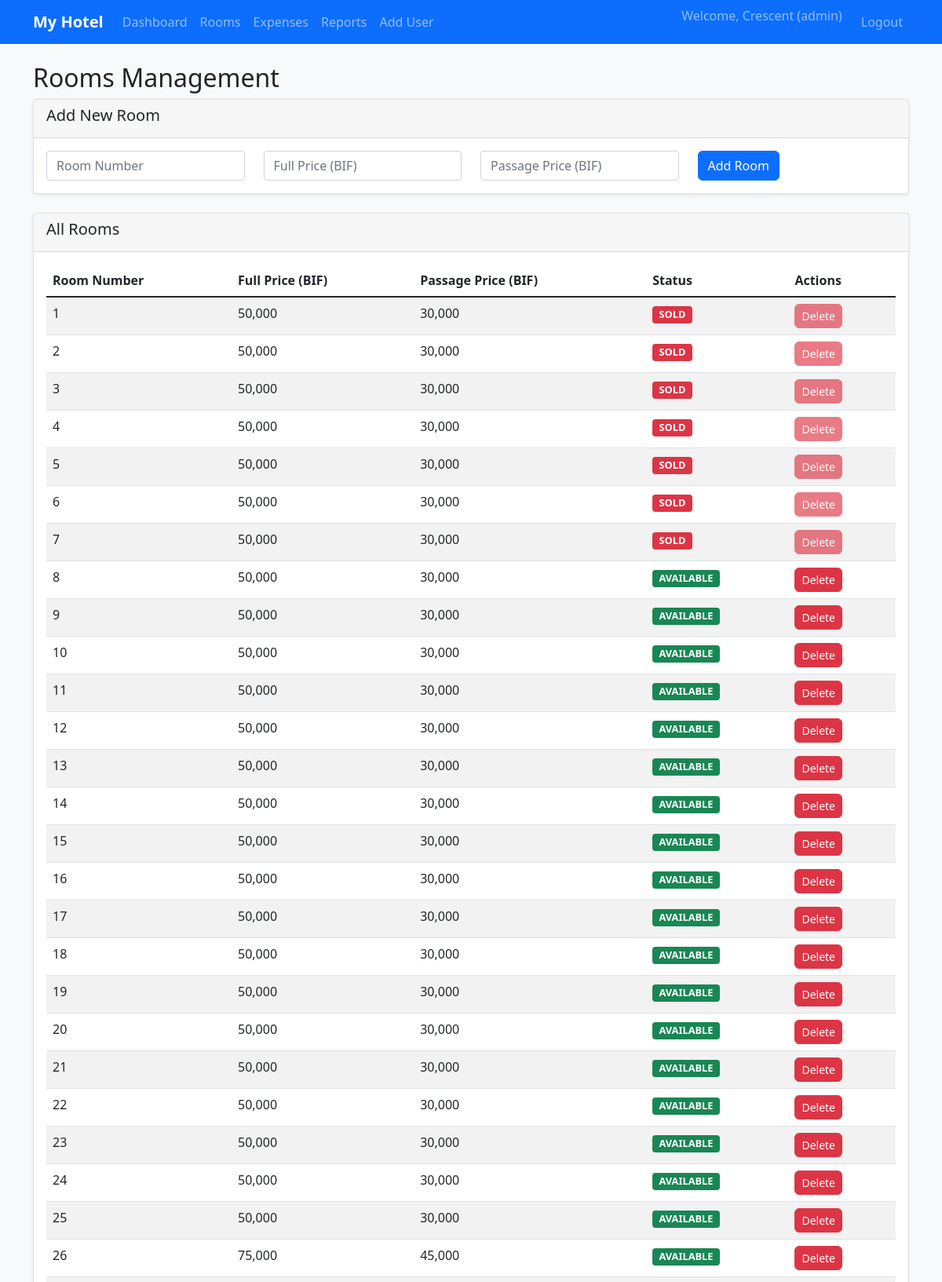
Page /rooms (signed in, upper part) on the committed database.
### tables this page shows
CREATE TABLE rooms (
            room_id INTEGER PRIMARY KEY AUTOINCREMENT,
            room_number INTEGER UNIQUE NOT NULL,
            status TEXT DEFAULT 'available',
            price_full REAL NOT NULL DEFAULT 0, price_passage REAL NOT NULL DEFAULT 0);

### app.py (the view)
@app.route('/rooms')
@login_required()
def rooms():
    conn = get_db_connection()
    rooms = conn.execute('SELECT * FROM rooms ORDER BY room_number').fetchall()
    conn.close()
    return render_template('rooms.html', rooms=rooms)

### app.py (called while the page is built)
def login_required(role=None):
    def decorator(f):
        @functools.wraps(f)
        def decorated_function(*args, **kwargs):
            if 'user_id' not in session:
                return redirect(url_for('login'))
            if role and session.get('role') != role:
                flash('Access denied. Insufficient permissions.', 'danger')
                return redirect(url_for('dashboard'))
            return f(*args, **kwargs)
        return decorated_function
    return decorator

### database.py (called while the page is built)
def get_db_connection():
    conn = sqlite3.connect('hotel.db')
    conn.row_factory = sqlite3.Row
    return conn

### templates/rooms.html (shortened to what this page needs)
{% extends "base.html" %}
{% block content %}
<div class="row">
    <div class="col-md-12">
        <h2>Rooms Management</h2>
        {% if session.role == 'admin' %}
        <div class="card mb-4">
            <div class="card-header">
                <h5>Add New Room</h5>
            </div>
            <div class="card-body">
                <form method="POST" action="{{ url_for('add_room') }}">
                    <div class="row">
                        <div class="col-md-3">
                            <input type="number" class="form-control" name="room_number" placeholder="Room Number" required>
                        </div>
                        <div class="col-md-3">
                            <input type="number" class="form-control" name="price_full" placeholder="Full Price (BIF)" step="0.01" required>
                        </div>
                        <div class="col-md-3">
                            <input type="number" class="form-control" name="price_passage" placeholder="Passage Price (BIF)" step="0.01" required>
                        </div>
                        <div class="col-md-3">
                            <button type="submit" class="btn btn-primary">Add Room</button>
                        </div>
                    </div>
                </form>
            </div>
        </div>
        {% endif %}
        <div class="card">
            <div class="card-header">
                <h5>All Rooms</h5>
            </div>
            <div class="card-body">
                <div class="table-responsive">
                    <table class="table table-striped">
                        <thead>
                            <tr>
                                <th>Room Number</th>
                                <th>Full Price (BIF)</th>
                                <th>Passage Price (BIF)</th>
                                <th>Status</th>
                                {% if session.role == 'admin' %}
                                <th>Actions</th>
                                {% endif %}
                            </tr>
                        </thead>
                        <tbody>
                            {% for room in rooms %}
                            <tr>
                                <td>{{ room.room_number }}</td>
                                <td>{{ "{:,.0f}".format(room.price_full) }}</td>
                                <td>{{ "{:,.0f}".format(room.price_passage) }}</td>
                                <td>
                                    <span class="badge {% if room.status == 'available' %}bg-success{% else %}bg-danger{% endif %}">
                                        {{ room.status|upper }}
                                    </span>
                                </td>
                                {% if session.role == 'admin' %}
                                <td>
                                    {% if room.status == 'available' %}
                                    <a href="{{ url_for('delete_room', room_id=room.room_id) }}"
                                       class="btn btn-danger btn-sm"
                                       onclick="return confirm('Are you sure you want to delete this room?')">
                                        Delete
                                    </a>
                                    {% else %}
                                    <button class="btn btn-danger btn-sm" disabled>Delete</button>
                                    {% endif %}
                                </td>
                                {% endif %}
                            </tr>
                            {% endfor %}
                        </tbody>
                    </table>
                </div>
            </div>
        </div>
    </div>
</div>
{% endblock %}

### static/css/style.css (style rules this page uses)
body { background-color: #f8f9fa; }
.card { box-shadow: 0 0.125rem 0.25rem rgba(0, 0, 0, 0.075); border: 1px solid rgba(0, 0, 0, 0.125); }
.table th { border-top: none; }
.badge { font-size: 0.8em; }
.btn { border-radius: 0.375rem; }

### rows in the picture
rooms: room_number "1", price_full "50,000", price_passage "30,000", status "SOLD", shows "Delete"
rooms: room_number "2", price_full "50,000", price_passage "30,000", status "SOLD", shows "Delete"
rooms: room_number "3", price_full "50,000", price_passage "30,000", status "SOLD", shows "Delete"
rooms: room_number "4", price_full "50,000", price_passage "30,000", status "SOLD", shows "Delete"
rooms: room_number "5", price_full "50,000", price_passage "30,000", status "SOLD", shows "Delete"
rooms: room_number "6", price_full "50,000", price_passage "30,000", status "SOLD", shows "Delete"
rooms: room_number "7", price_full "50,000", price_passage "30,000", status "SOLD", shows "Delete"
rooms: room_number "8", price_full "50,000", price_passage "30,000", status "AVAILABLE"
rooms: room_number "9", price_full "50,000", price_passage "30,000", status "AVAILABLE"
rooms: room_number "10", price_full "50,000", price_passage "30,000", status "AVAILABLE"
rooms: room_number "11", price_full "50,000", price_passage "30,000", status "AVAILABLE"
rooms: room_number "12", price_full "50,000", price_passage "30,000", status "AVAILABLE"
rooms: room_number "13", price_full "50,000", price_passage "30,000", status "AVAILABLE"
rooms: room_number "14", price_full "50,000", price_passage "30,000", status "AVAILABLE"
rooms: room_number "15", price_full "50,000", price_passage "30,000", status "AVAILABLE"
rooms: room_number "16", price_full "50,000", price_passage "30,000", status "AVAILABLE"
rooms: room_number "17", price_full "50,000", price_passage "30,000", status "AVAILABLE"
rooms: room_number "18", price_full "50,000", price_passage "30,000", status "AVAILABLE"
rooms: room_number "19", price_full "50,000", price_passage "30,000", status "AVAILABLE"
rooms: room_number "20", price_full "50,000", price_passage "30,000", status "AVAILABLE"
rooms: room_number "21", price_full "50,000", price_passage "30,000", status "AVAILABLE"
rooms: room_number "22", price_full "50,000", price_passage "30,000", status "AVAILABLE"
rooms: room_number "23", price_full "50,000", price_passage "30,000", status "AVAILABLE"
rooms: room_number "24", price_full "50,000", price_passage "30,000", status "AVAILABLE"
rooms: room_number "25", price_full "50,000", price_passage "30,000", status "AVAILABLE"
rooms: room_number "26", price_full "75,000", price_passage "45,000", status "AVAILABLE"

### other values in the picture
{{ session.username }} "Crescent"
{{ session.role }} "admin"
